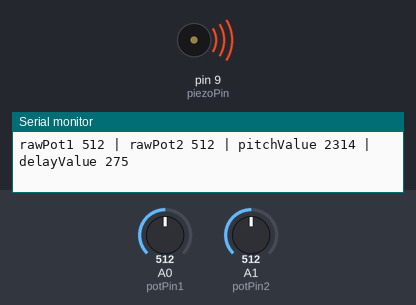
This sketch was run on a simulated Arduino Uno, built with avr-gcc and run on an emulated ATmega328P. Shown: buzzer (waves = sounding), the last lines printed to the serial monitor. The test bench sets the inputs (shaded band); at power-on: A0 (potPin1) = 512, A1 (potPin2) = 512.

Above: at 1.2 s.
1.3 s: A0 (potPin1) set to 12
4.3 s: A0 (potPin1) set to 9
At 5.6 s:
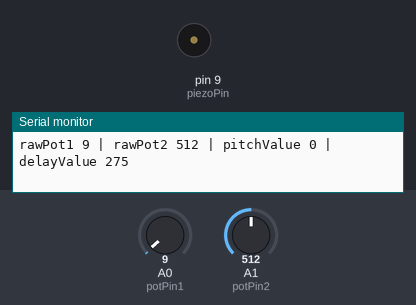
Timing chart, 0 to 7.3 s (numbered marks = the images above; inputs shaded):
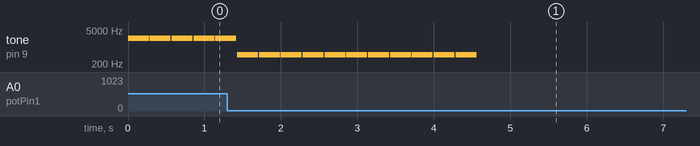

The sketch:

PiezoPitchDelay.ino
```cpp
// (licence header left out)
/*
  Sensor-Setup:
  Pin A0 - Control/middle pin from potentiometer 1, the other two pins of the pot are connected to 5V and Ground
  Pin A1 - Control/middle pin from potentiometer 2, the other two pins of the pot are connected to 5V and Ground
  Pin 9  - Voltage pin of the piezo, the other pin of the piezo is connected to Ground
 */
// Define pins for the potentiometers
const int potPin1 = A0;
const int potPin2 = A1;

// Define pin for the piezo buzzer
const int piezoPin = 9;

int pitchValue = 0;
int delayValue = 0;

void setup() {
  // Define the piezo pin as an OUTPUT
  pinMode(piezoPin, OUTPUT);
  Serial.begin(115200);
}

unsigned long nextSerialPrint = 0;
int serialPrintInterval = 1000;  // In milliseconds

void loop() {
  // Read Pot 1 and map it to the piezo's clear, audible range (A4 to C8)
  int rawPot1 = analogRead(potPin1);
  pitchValue = map(rawPot1, 0, 1023, 440, 4186);

  // Read Pot 2 and map it to the delay range (50ms to 500ms)
  int rawPot2 = analogRead(potPin2);
  delayValue = map(rawPot2, 0, 1023, 50, 500);

  // Play the frequency on the piezo buzzer if the knob is turned up
  if (rawPot1 > 10) {
    tone(piezoPin, pitchValue);
  } else {
    pitchValue = 0;
    noTone(piezoPin); // Silence if the pitch knob is fully counter-clockwise
  }

  // Wait based on the second potentiometer's position
  delay(delayValue);

  // Briefly stop the sound to create a distinct pulsing/beeping effect
  noTone(piezoPin);

  unsigned long now = millis();
  if (now >= nextSerialPrint) {
    nextSerialPrint = now + serialPrintInterval;

    Serial.print("rawPot1 ");
    Serial.print(rawPot1);
    Serial.print(" | ");
    Serial.print("rawPot2 ");
    Serial.print(rawPot2);
    Serial.print(" | ");
    Serial.print("pitchValue ");
    Serial.print(pitchValue);
    Serial.print(" | ");
    Serial.print("delayValue ");
    Serial.println(delayValue);
  }
  delay(10);
}
```

Measured:
- the behaviour switches between 11 and 10 on A0 (potPin1) (found by bisection; images 0 and 1)
- after the input at 4.3 s, tone on pin 9 (piezoPin): goes on until 4.6 s, then stays silent
- by itself, tone on pin 9 (piezoPin): alternates 483 Hz for 0.28 s and silent for 0.01 s
